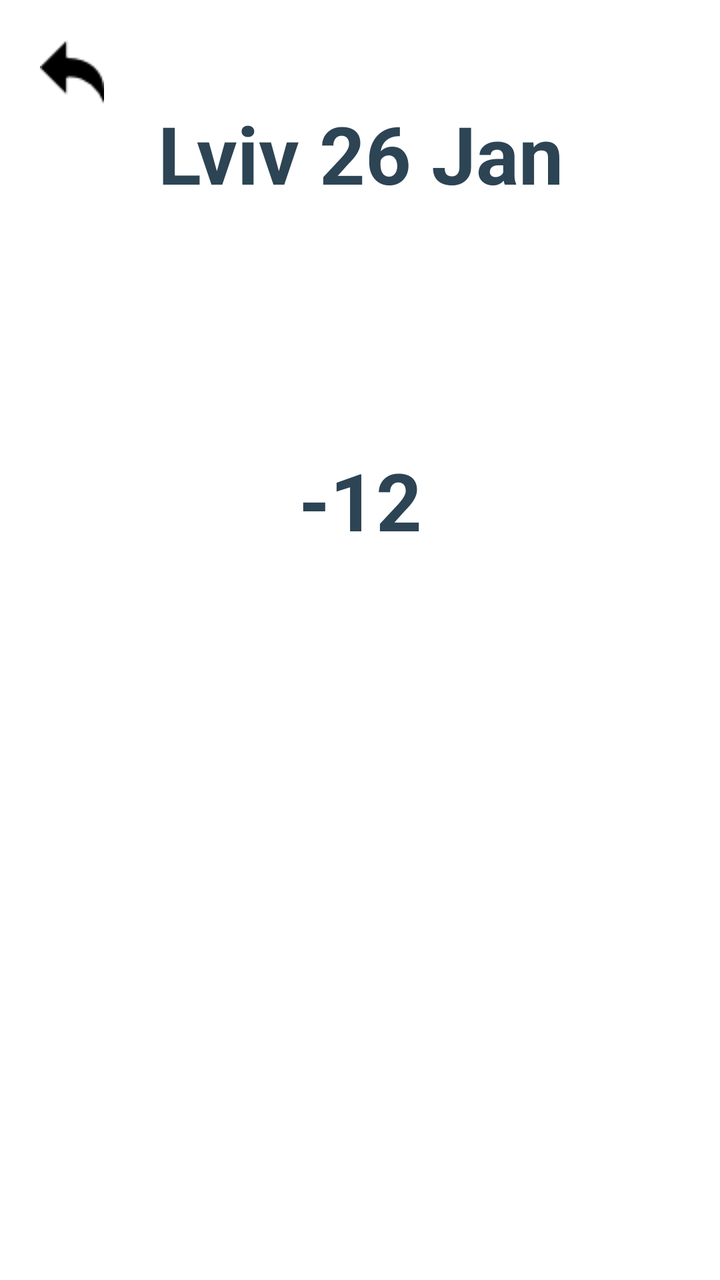
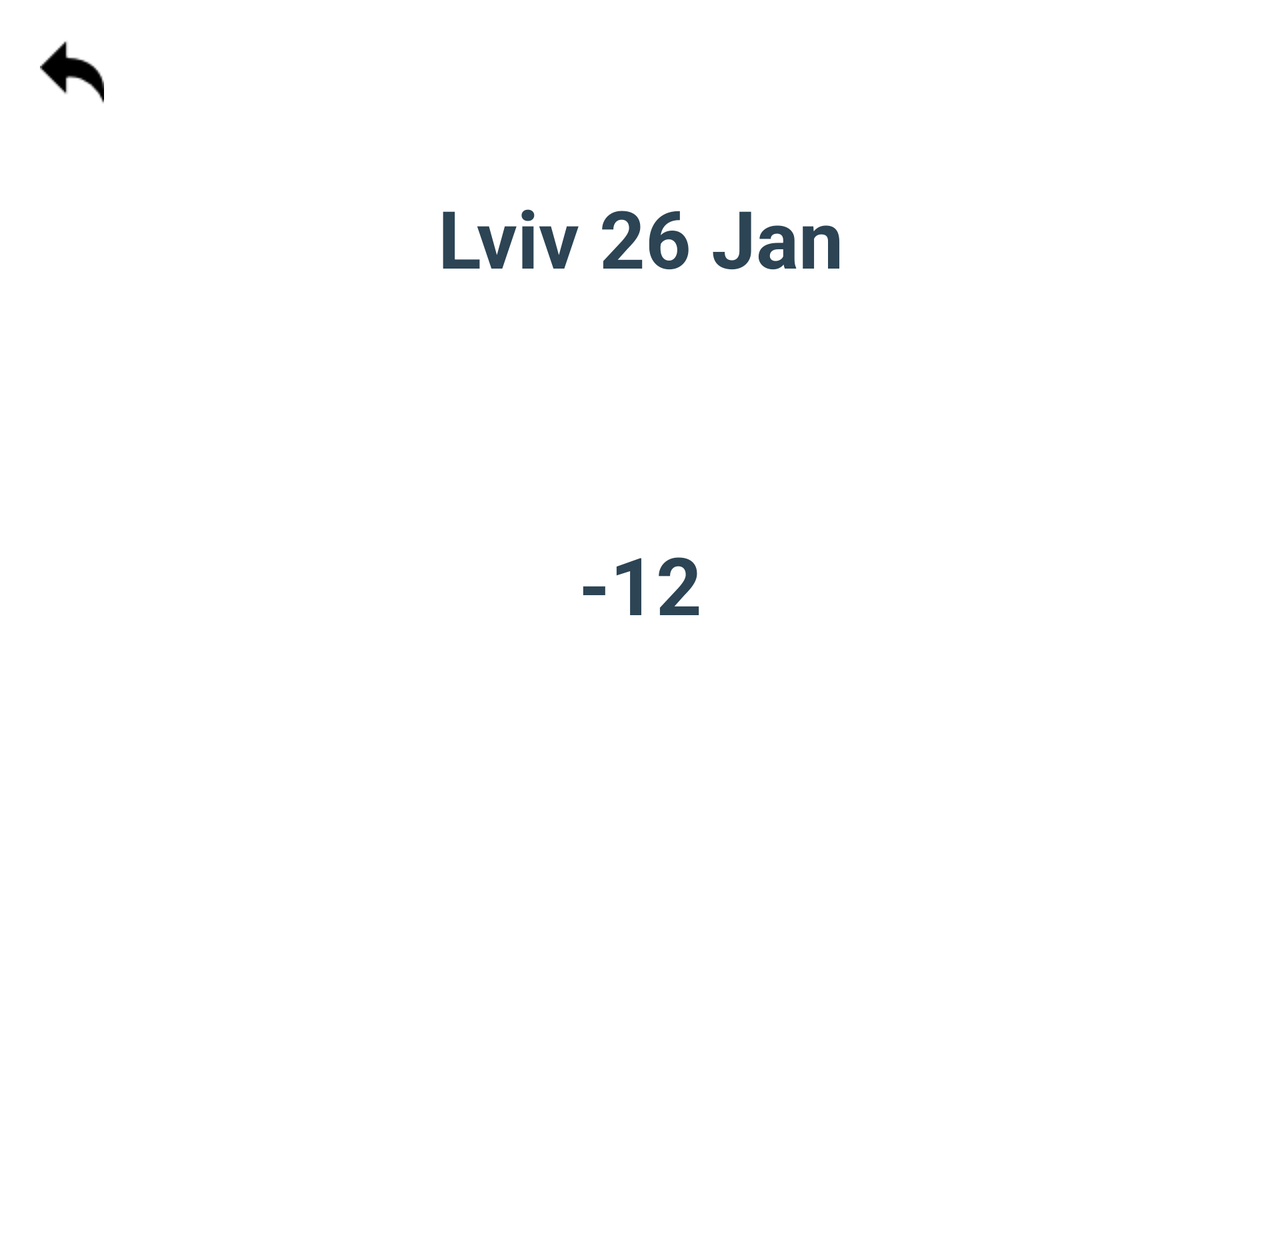

Compare how this app lays out the same screen by default and in its alternative resource folder. The renders come first, then the two layout files and the values they reference.
<!-- AndroidManifest.xml: application theme Theme.Forecast_test_task -->
<!-- res/layout/view_pager_item.xml -->
<?xml version="1.0" encoding="utf-8"?>
<androidx.constraintlayout.widget.ConstraintLayout xmlns:android="http://schemas.android.com/apk/res/android"
    xmlns:app="http://schemas.android.com/apk/res-auto"
    xmlns:tools="http://schemas.android.com/tools"
    android:layout_width="match_parent"
    android:layout_height="match_parent">

    <ImageButton
        android:id="@+id/back_btn"
        android:layout_width="wrap_content"
        android:layout_height="wrap_content"
        android:layout_marginStart="20dp"
        android:layout_marginTop="20dp"
        android:background="@drawable/back"
        app:layout_constraintStart_toStartOf="parent"
        app:layout_constraintTop_toTopOf="parent" />

    <TextView
        android:id="@+id/city_TV"
        android:layout_width="match_parent"
        android:layout_height="wrap_content"
        android:layout_marginTop="50dp"
        android:textAlignment="center"
        android:textColor="@color/textColor"
        android:textSize="40sp"
        android:textStyle="bold"
        app:layout_constraintEnd_toEndOf="parent"
        app:layout_constraintStart_toStartOf="parent"
        app:layout_constraintTop_toTopOf="parent"
        tools:text="Lviv 26 Jan" />

    <ImageView
        android:id="@+id/weather_state_IV"
        android:layout_width="100dp"
        android:layout_height="100dp"
        android:layout_marginTop="10dp"
        app:layout_constraintEnd_toEndOf="parent"
        app:layout_constraintStart_toStartOf="parent"
        app:layout_constraintTop_toBottomOf="@+id/city_TV"
        tools:src="@drawable/weather_icon" />

    <TextView
        android:id="@+id/temperature_TV"
        android:layout_width="match_parent"
        android:layout_height="wrap_content"
        android:layout_marginTop="10dp"
        android:textAlignment="center"
        android:textColor="@color/textColor"
        android:textSize="40sp"
        android:textStyle="bold"
        app:layout_constraintEnd_toEndOf="parent"
        app:layout_constraintHorizontal_bias="0.0"
        app:layout_constraintStart_toStartOf="parent"
        app:layout_constraintTop_toBottomOf="@+id/weather_state_IV"
        tools:text="-12" />


    <androidx.recyclerview.widget.RecyclerView
        android:id="@+id/hour_forecast_RV"
        android:layout_width="match_parent"
        android:layout_height="match_parent"
        android:layout_marginTop="300dp"
        android:horizontalSpacing="6dp"
        android:numColumns="4"
        android:verticalSpacing="6dp"
        app:layout_constraintBottom_toBottomOf="parent"
        app:layout_constraintEnd_toEndOf="parent"
        app:layout_constraintStart_toStartOf="parent" />
</androidx.constraintlayout.widget.ConstraintLayout>
<!-- resources referenced by this layout -->
<resources>
  <color name="textColor">#2C4454</color>
  <!-- drawable back: png bitmap (drawable, 546 bytes) -->
  <style name="Theme.Forecast_test_task" parent="Theme.MaterialComponents.DayNight.NoActionBar">
          
          <item name="colorPrimary">@color/purple_500</item>
          <item name="colorPrimaryVariant">@color/purple_700</item>
          <item name="colorOnPrimary">@color/white</item>
          
          <item name="colorSecondary">@color/teal_200</item>
          <item name="colorSecondaryVariant">@color/teal_700</item>
          <item name="colorOnSecondary">@color/black</item>
          
          <item name="android:statusBarColor" tools:targetApi="l">?attr/colorPrimaryVariant</item>
          
      </style>
  <color name="purple_500">#FFFFFFFF</color>
  <color name="purple_700">#FF3700B3</color>
  <color name="white">#FFFFFFFF</color>
  <color name="teal_200">#FF03DAC5</color>
  <color name="teal_700">#FF018786</color>
  <color name="black">#FF000000</color>
</resources>
<!-- res/layout-land/view_pager_item.xml (the repository's variant of the layout above) -->
<!-- drawn on the phone turned sideways -->
<?xml version="1.0" encoding="utf-8"?>
<androidx.core.widget.NestedScrollView xmlns:android="http://schemas.android.com/apk/res/android"
    xmlns:tools="http://schemas.android.com/tools"
    android:layout_width="match_parent"
    android:layout_height="match_parent">

    <LinearLayout
        android:layout_width="match_parent"
        android:layout_height="match_parent"
        android:orientation="vertical">

        <ImageButton
            android:id="@+id/back_btn"
            android:layout_width="wrap_content"
            android:layout_height="wrap_content"
            android:layout_marginStart="20dp"
            android:layout_marginTop="20dp"
            android:background="@drawable/back" />

        <TextView
            android:id="@+id/city_TV"
            style="@style/BaseTextStyle.Big"
            android:layout_width="match_parent"
            android:layout_height="wrap_content"
            tools:text="Lviv 26 Jan" />

        <ImageView
            android:id="@+id/weather_state_IV"
            android:layout_width="100dp"
            android:layout_height="100dp"
            android:layout_gravity="center"
            android:layout_marginTop="10dp"
            tools:src="@drawable/weather_icon" />

        <TextView
            android:id="@+id/temperature_TV"
            style="@style/BaseTextStyle.Big"
            android:layout_width="match_parent"
            android:layout_height="wrap_content"
            android:layout_marginTop="10dp"
            tools:text="-12" />


        <androidx.recyclerview.widget.RecyclerView
            android:id="@+id/hour_forecast_RV"
            android:layout_width="match_parent"
            android:layout_height="match_parent"
            android:layout_marginTop="300dp"
            android:horizontalSpacing="6dp"
            android:numColumns="auto_fit"
            android:verticalSpacing="6dp" />
    </LinearLayout>
</androidx.core.widget.NestedScrollView>
<!-- resources referenced by the variant -->
<!-- as the phone turned sideways resolves them -->
<resources>
  <!-- drawable back: png bitmap (drawable, 546 bytes) -->
  <style name="BaseTextStyle.Big">
          <item name="android:layout_marginTop">40sp</item>
          <item name="android:textSize">40sp</item>
      </style>
  <style name="Theme.Forecast_test_task" parent="Theme.MaterialComponents.DayNight.NoActionBar">
          
          <item name="colorPrimary">@color/purple_500</item>
          <item name="colorPrimaryVariant">@color/purple_700</item>
          <item name="colorOnPrimary">@color/white</item>
          
          <item name="colorSecondary">@color/teal_200</item>
          <item name="colorSecondaryVariant">@color/teal_700</item>
          <item name="colorOnSecondary">@color/black</item>
          
          <item name="android:statusBarColor" tools:targetApi="l">?attr/colorPrimaryVariant</item>
          
      </style>
  <color name="purple_500">#FFFFFFFF</color>
  <color name="purple_700">#FF3700B3</color>
  <color name="white">#FFFFFFFF</color>
  <color name="teal_200">#FF03DAC5</color>
  <color name="teal_700">#FF018786</color>
  <color name="black">#FF000000</color>
</resources>
